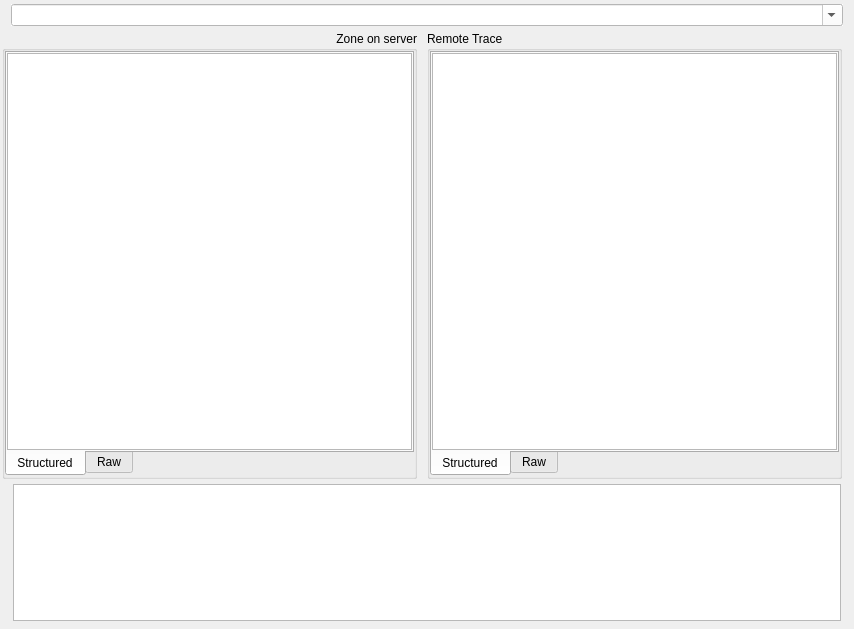
<?xml version="1.0" encoding="UTF-8"?>
<ui version="4.0">
 <class>dnsWidget</class>
 <widget class="QWidget" name="dnsWidget">
  <property name="geometry">
   <rect>
    <x>0</x>
    <y>0</y>
    <width>854</width>
    <height>629</height>
   </rect>
  </property>
  <property name="windowTitle">
   <string>Form</string>
  </property>
  <property name="styleSheet">
   <string notr="true"/>
  </property>
  <layout class="QVBoxLayout" name="layoutV_dns">
   <property name="spacing">
    <number>0</number>
   </property>
   <property name="leftMargin">
    <number>0</number>
   </property>
   <property name="topMargin">
    <number>4</number>
   </property>
   <property name="rightMargin">
    <number>0</number>
   </property>
   <property name="bottomMargin">
    <number>0</number>
   </property>
   <item>
    <widget class="QFrame" name="frame_selection">
     <property name="frameShape">
      <enum>QFrame::NoFrame</enum>
     </property>
     <property name="frameShadow">
      <enum>QFrame::Sunken</enum>
     </property>
     <property name="lineWidth">
      <number>0</number>
     </property>
     <layout class="QHBoxLayout" name="layoutH_selection">
      <property name="spacing">
       <number>0</number>
      </property>
      <property name="leftMargin">
       <number>11</number>
      </property>
      <property name="topMargin">
       <number>0</number>
      </property>
      <property name="rightMargin">
       <number>11</number>
      </property>
      <property name="bottomMargin">
       <number>0</number>
      </property>
      <item>
       <widget class="QComboBox" name="combo_selection">
        <property name="autoFillBackground">
         <bool>true</bool>
        </property>
        <property name="styleSheet">
         <string notr="true">background-color:white</string>
        </property>
        <property name="editable">
         <bool>true</bool>
        </property>
        <property name="insertPolicy">
         <enum>QComboBox::NoInsert</enum>
        </property>
       </widget>
      </item>
     </layout>
    </widget>
   </item>
   <item>
    <widget class="QFrame" name="frame_zones">
     <property name="frameShape">
      <enum>QFrame::NoFrame</enum>
     </property>
     <property name="frameShadow">
      <enum>QFrame::Plain</enum>
     </property>
     <layout class="QHBoxLayout" name="layoutH_zones">
      <property name="spacing">
       <number>10</number>
      </property>
      <property name="leftMargin">
       <number>2</number>
      </property>
      <property name="topMargin">
       <number>5</number>
      </property>
      <property name="rightMargin">
       <number>12</number>
      </property>
      <property name="bottomMargin">
       <number>0</number>
      </property>
      <item>
       <widget class="QGroupBox" name="group_local">
        <property name="title">
         <string>Zone on server</string>
        </property>
        <property name="alignment">
         <set>Qt::AlignRight|Qt::AlignTop|Qt::AlignTrailing</set>
        </property>
        <property name="flat">
         <bool>true</bool>
        </property>
        <property name="checkable">
         <bool>false</bool>
        </property>
        <layout class="QHBoxLayout" name="layoutH_local">
         <property name="spacing">
          <number>0</number>
         </property>
         <property name="margin">
          <number>0</number>
         </property>
         <item>
          <widget class="QTabWidget" name="tabs_local">
           <property name="tabPosition">
            <enum>QTabWidget::South</enum>
           </property>
           <property name="currentIndex">
            <number>0</number>
           </property>
           <widget class="QWidget" name="tab_localStructured">
            <attribute name="title">
             <string>Structured</string>
            </attribute>
            <layout class="QHBoxLayout" name="layoutH_localStructured">
             <property name="spacing">
              <number>0</number>
             </property>
             <property name="margin">
              <number>0</number>
             </property>
             <item>
              <widget class="QTableWidget" name="table_localStructured"/>
             </item>
            </layout>
           </widget>
           <widget class="QWidget" name="tab_localRaw">
            <attribute name="title">
             <string>Raw</string>
            </attribute>
            <layout class="QHBoxLayout" name="layoutH_localRaw">
             <property name="spacing">
              <number>0</number>
             </property>
             <property name="margin">
              <number>0</number>
             </property>
             <item>
              <widget class="QTextBrowser" name="textb_localRaw"/>
             </item>
            </layout>
           </widget>
          </widget>
         </item>
        </layout>
       </widget>
      </item>
      <item>
       <widget class="QGroupBox" name="group_remote">
        <property name="title">
         <string>Remote Trace</string>
        </property>
        <layout class="QHBoxLayout" name="layoutH_remote">
         <property name="spacing">
          <number>0</number>
         </property>
         <property name="margin">
          <number>0</number>
         </property>
         <item>
          <widget class="QTabWidget" name="tabs_remote">
           <property name="tabPosition">
            <enum>QTabWidget::South</enum>
           </property>
           <property name="currentIndex">
            <number>0</number>
           </property>
           <widget class="QWidget" name="tab_remoteStructured">
            <attribute name="title">
             <string>Structured</string>
            </attribute>
            <layout class="QHBoxLayout" name="layoutH_remoteStructured">
             <property name="spacing">
              <number>0</number>
             </property>
             <property name="margin">
              <number>0</number>
             </property>
             <item>
              <widget class="QTableWidget" name="table_remoteStructured"/>
             </item>
            </layout>
           </widget>
           <widget class="QWidget" name="tab_remoteRaw">
            <attribute name="title">
             <string>Raw</string>
            </attribute>
            <layout class="QHBoxLayout" name="layoutH_remoteRaw">
             <property name="spacing">
              <number>0</number>
             </property>
             <property name="margin">
              <number>0</number>
             </property>
             <item>
              <widget class="QTextBrowser" name="textb_remoteRaw"/>
             </item>
            </layout>
           </widget>
          </widget>
         </item>
        </layout>
       </widget>
      </item>
     </layout>
    </widget>
   </item>
   <item>
    <widget class="QFrame" name="frame_output">
     <property name="maximumSize">
      <size>
       <width>16777215</width>
       <height>150</height>
      </size>
     </property>
     <property name="frameShape">
      <enum>QFrame::NoFrame</enum>
     </property>
     <property name="frameShadow">
      <enum>QFrame::Sunken</enum>
     </property>
     <layout class="QVBoxLayout" name="layoutV_output">
      <property name="spacing">
       <number>0</number>
      </property>
      <property name="leftMargin">
       <number>13</number>
      </property>
      <property name="topMargin">
       <number>5</number>
      </property>
      <property name="rightMargin">
       <number>13</number>
      </property>
      <property name="bottomMargin">
       <number>8</number>
      </property>
      <item>
       <widget class="QTextBrowser" name="textb_output">
        <property name="palette">
         <palette>
          <active>
           <colorrole role="Light">
            <brush brushstyle="SolidPattern">
             <color alpha="255">
              <red>255</red>
              <green>255</green>
              <blue>255</blue>
             </color>
            </brush>
           </colorrole>
           <colorrole role="BrightText">
            <brush brushstyle="SolidPattern">
             <color alpha="255">
              <red>255</red>
              <green>255</green>
              <blue>255</blue>
             </color>
            </brush>
           </colorrole>
           <colorrole role="NoRole">
            <brush brushstyle="SolidPattern">
             <color alpha="255">
              <red>255</red>
              <green>255</green>
              <blue>255</blue>
             </color>
            </brush>
           </colorrole>
          </active>
          <inactive>
           <colorrole role="Light">
            <brush brushstyle="SolidPattern">
             <color alpha="255">
              <red>255</red>
              <green>255</green>
              <blue>255</blue>
             </color>
            </brush>
           </colorrole>
           <colorrole role="BrightText">
            <brush brushstyle="SolidPattern">
             <color alpha="255">
              <red>255</red>
              <green>255</green>
              <blue>255</blue>
             </color>
            </brush>
           </colorrole>
           <colorrole role="NoRole">
            <brush brushstyle="SolidPattern">
             <color alpha="255">
              <red>255</red>
              <green>255</green>
              <blue>255</blue>
             </color>
            </brush>
           </colorrole>
          </inactive>
          <disabled>
           <colorrole role="Light">
            <brush brushstyle="SolidPattern">
             <color alpha="255">
              <red>255</red>
              <green>255</green>
              <blue>255</blue>
             </color>
            </brush>
           </colorrole>
           <colorrole role="BrightText">
            <brush brushstyle="SolidPattern">
             <color alpha="255">
              <red>255</red>
              <green>255</green>
              <blue>255</blue>
             </color>
            </brush>
           </colorrole>
           <colorrole role="NoRole">
            <brush brushstyle="SolidPattern">
             <color alpha="255">
              <red>255</red>
              <green>255</green>
              <blue>255</blue>
             </color>
            </brush>
           </colorrole>
          </disabled>
         </palette>
        </property>
        <property name="autoFillBackground">
         <bool>true</bool>
        </property>
        <property name="lineWidth">
         <number>7</number>
        </property>
       </widget>
      </item>
     </layout>
    </widget>
   </item>
  </layout>
 </widget>
 <resources/>
 <connections/>
</ui>
